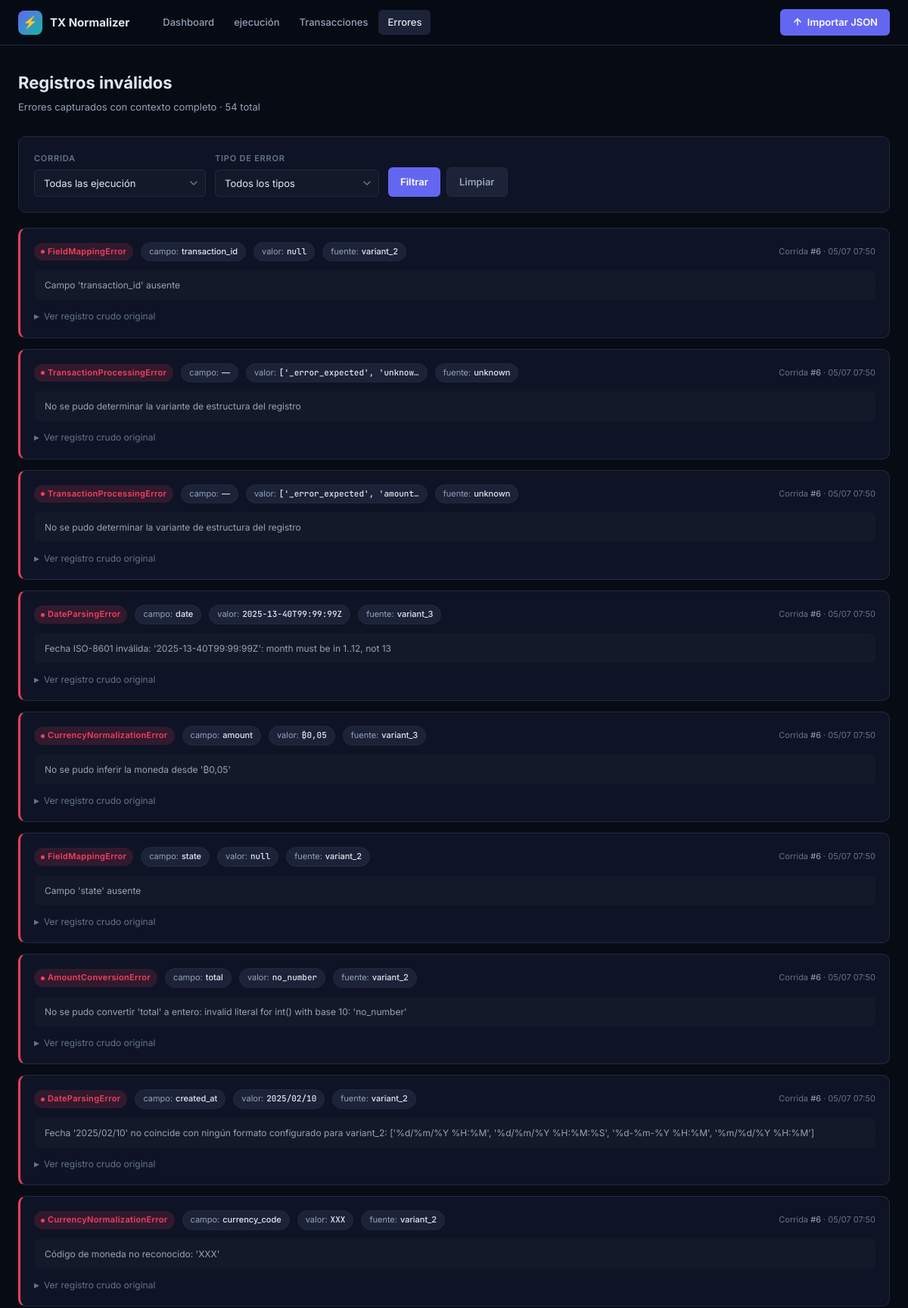
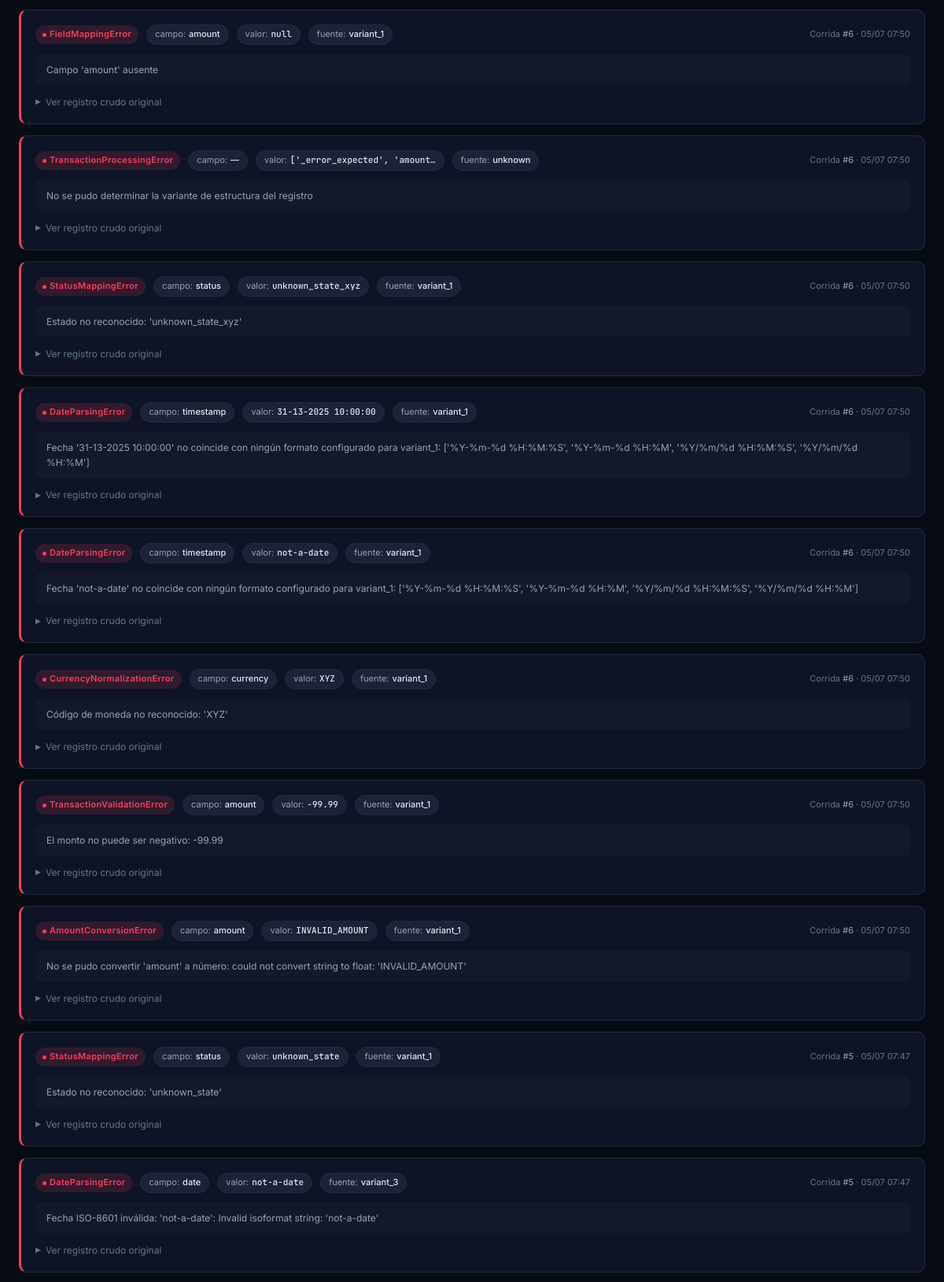
The app's page /errors/ (upper part) with its own data (2 pictures, top to bottom).
### transactions/models.py (models this page shows, shortened)
class ValidationErrorLog(models.Model):
    run = models.ForeignKey(ProcessingRun, related_name="errors", on_delete=models.CASCADE)
    source = models.CharField(max_length=50)
    error_type = models.CharField(max_length=100, db_index=True)
    field = models.CharField(max_length=100, null=True, blank=True)
    value = models.TextField(null=True, blank=True)
    reason = models.TextField()
    raw_record = models.JSONField()
    created_at = models.DateTimeField(auto_now_add=True)
    class Meta:
        ordering = ["-created_at"]

class ProcessingRun(models.Model):
    created_at = models.DateTimeField(auto_now_add=True)
    source_label = models.CharField(max_length=255, default="sample_data/transactions.json")
    total_processed = models.PositiveIntegerField(default=0)
    total_valid = models.PositiveIntegerField(default=0)
    total_invalid = models.PositiveIntegerField(default=0)
    status_counts = models.JSONField(default=dict)
    currency_totals = models.JSONField(default=dict)
    error_type_counts = models.JSONField(default=dict)
    source_counts = models.JSONField(default=dict)
    class Meta:
        ordering = ["-created_at"]

### transactions/views.py (the view)
# urls.py: path("errors/", views.error_list, name="error_list"),
@require_GET
def error_list(request):
    run_id = request.GET.get("run")
    qs = ValidationErrorLog.objects.select_related("run").all()
    if run_id:
        qs = qs.filter(run_id=run_id)
    error_type_filter = request.GET.get("error_type", "")
    if error_type_filter:
        qs = qs.filter(error_type=error_type_filter)
    paginator = Paginator(qs, 20)
    page_obj = paginator.get_page(request.GET.get("page", 1))
    error_types = ValidationErrorLog.objects.values_list("error_type", flat=True).distinct()
    runs = ProcessingRun.objects.all()
    context = {
        "page_obj": page_obj,
        "error_types": list(error_types),
        "runs": runs,
        "selected_run": run_id or "",
        "selected_error_type": error_type_filter,
    }
    return render(request, "transactions/error_list.html", context)

### transactions/templates/transactions/error_list.html (shortened to what this page needs)
{% extends "transactions/base.html" %}
{% block content %}
<div class="page">
<div class="page-header">
  <div>
    <h1 class="page-title">Registros inválidos</h1>
    <p class="page-subtitle">Errores capturados con contexto completo · {{ page_obj.paginator.count }} total</p>
  </div>
</div>
<div class="card" style="margin-bottom:20px">
  <form class="form-row" method="get">
    <div class="form-group">
      <label class="form-label">Corrida</label>
      <select name="run" class="form-select">
        <option value="">Todas las ejecución</option>
      </select>
    </div>
    <div class="form-group">
      <label class="form-label">Tipo de error</label>
      <select name="error_type" class="form-select">
        <option value="">Todos los tipos</option>
      </select>
    </div>
    <div style="display:flex;gap:8px;align-self:flex-end">
      <button type="submit" class="btn btn-primary">Filtrar</button>
      <a href="{% url 'error_list' %}" class="btn btn-secondary">Limpiar</a>
    </div>
  </form>
</div>
{% if page_obj.object_list %}
{% for err in page_obj %}
<div class="error-card">
  <div class="error-header">
    <span class="badge badge-failed">{{ err.error_type }}</span>
    <span class="pill">campo: <strong>{{ err.field|default:"—" }}</strong></span>
    <span class="pill">valor: <strong style="font-family:var(--mono)">{{ err.value|default:"null"|truncatechars:28 }}</strong></span>
    <span class="pill">fuente: <strong>{{ err.source }}</strong></span>
    <span style="margin-left:auto;font-size:11px;color:var(--text3);flex-shrink:0">
      Corrida <a href="{% url 'run_detail' err.run.pk %}" style="color:var(--text2)">#{{ err.run.pk }}</a>
      · {{ err.created_at|date:"d/m H:i" }}
    </span>
  </div>
  <div class="error-reason">{{ err.reason }}</div>
  <details class="error-raw">
    <summary>Ver registro crudo original</summary>
  </details>
</div>
{% endfor %}
{% endif %}
</div>
{% endblock %}

### transactions/templates/transactions/base.html (style rules this page uses)
*,*::before,*::after { box-sizing:border-box;margin:0;padding:0 }
:root { --bg:#070B14;--surface:#0E1425;--surface2:#141929;--surface3:#1C2338; --border:#232A40;--border2:#2D3555; --accent:#6366F1;--accent-hover:#4F52D8;--accent-glow:rgba(99,102,241,.25); --teal:#14B8A6;--teal-dim:rgba(20,184,166,.15); --rose:#F43F5E;--rose-dim:rgba(244,63,94,.15); --amber:#F59E0B;--amber-dim:rgba(245,158,11,.15); --green:#10B981;--green-dim:rgba(16,185,129,.15); --text:#E2E8F0;--text2:#94A3B8;--text3:#64748B; --mono:'JetBrains Mono',monospace; --radius:10px;--radius-sm:6px;--radius-lg:16px; --shadow:0 4px 24px rgba(0,0,0,.4); --shadow-sm:0 2px 8px rgba(0,0,0,.3); --transition:.18s ease; }
html { scroll-behavior:smooth }
body { background:var(--bg);color:var(--text);font-family:'Inter',system-ui,sans-serif;font-size:14px;line-height:1.6;min-height:100vh;-webkit-font-smoothing:antialiased }
a { color:var(--accent);text-decoration:none;transition:color var(--transition) }
button,input,select,textarea { font-family:inherit;font-size:inherit }
.page { max-width:1280px;margin:0 auto;padding:32px 24px }
.page-header { display:flex;align-items:flex-start;justify-content:space-between;gap:16px;margin-bottom:28px;flex-wrap:wrap }
.page-title { font-size:22px;font-weight:700;color:var(--text) }
.page-subtitle { font-size:13px;color:var(--text2);margin-top:4px }
.card { background:var(--surface);border:1px solid var(--border);border-radius:var(--radius);padding:20px }
.btn { display:inline-flex;align-items:center;gap:7px;padding:8px 16px; border-radius:var(--radius-sm);border:none;font-size:13px;font-weight:600; cursor:pointer;transition:all var(--transition);white-space:nowrap; text-decoration:none; }
.btn-primary { background:var(--accent);color:#fff;box-shadow:0 0 0 0 var(--accent-glow) }
.btn-secondary { background:var(--surface3);color:var(--text2);border:1px solid var(--border) }
.badge { display:inline-flex;align-items:center;gap:4px;padding:3px 9px;border-radius:99px;font-size:11px;font-weight:600;letter-spacing:.03em }
.badge::before { content:'';width:5px;height:5px;border-radius:50%;background:currentColor;flex-shrink:0 }
.badge-failed { background:var(--rose-dim);color:var(--rose) }
.form-row { display:flex;flex-wrap:wrap;gap:12px;align-items:flex-end }
.form-group { display:flex;flex-direction:column;gap:5px;min-width:130px }
.form-label { font-size:11px;font-weight:600;color:var(--text3);text-transform:uppercase;letter-spacing:.07em }
.form-input,.form-select { background:var(--surface2);border:1px solid var(--border);color:var(--text); padding:8px 12px;border-radius:var(--radius-sm);font-size:13px; outline:none;transition:border-color var(--transition),box-shadow var(--transition); appearance:none;-webkit-appearance:none; }
.form-select { background-repeat:no-repeat;background-position:right 10px center;padding-right:30px;cursor:pointer }
.error-card { background:var(--surface);border:1px solid var(--border);border-left:3px solid var(--rose);border-radius:var(--radius);padding:18px;margin-bottom:14px;transition:border-color var(--transition) }
.error-header { display:flex;gap:10px;align-items:center;flex-wrap:wrap;margin-bottom:12px }
.error-reason { background:var(--surface2);border-radius:var(--radius-sm);padding:10px 14px;font-size:12px;color:var(--text2);line-height:1.6;margin-bottom:10px }
.error-raw { margin-top:12px }
.error-raw summary { cursor:pointer;font-size:12px;color:var(--text3);user-select:none;list-style:none;display:flex;align-items:center;gap:6px }
.error-raw summary::before { content:'▶';font-size:9px;transition:transform .15s }
.pill { display:inline-flex;align-items:center;gap:4px;padding:3px 10px;border-radius:99px;font-size:11px;background:var(--surface3);color:var(--text2);border:1px solid var(--border) }
.pill strong { color:var(--text);font-weight:500 }

### records on screen
ValidationErrorLog: error_type "FieldMappingError", field "transaction_id", value "null", source "variant_2", run.pk "6", created_at "05/07 07:50", reason "Campo 'transaction_id' ausente"
ValidationErrorLog: error_type "TransactionProcessingError", field "—", value "['_error_expected', 'unknow…", source "unknown", run.pk "6", created_at "05/07 07:50", reason "No se pudo determinar la variante de estructura del registro"
ValidationErrorLog: error_type "TransactionProcessingError", field "—", value "['_error_expected', 'amount…", source "unknown", run.pk "6", created_at "05/07 07:50", reason "No se pudo determinar la variante de estructura del registro"
ValidationErrorLog: error_type "DateParsingError", field "date", value "2025-13-40T99:99:99Z", source "variant_3", run.pk "6", created_at "05/07 07:50", reason "Fecha ISO-8601 inválida: '2025-13-40T99:99:99Z': month must be in 1..12, not 13"
ValidationErrorLog: error_type "CurrencyNormalizationError", field "amount", value "₿0,05", source "variant_3", run.pk "6", created_at "05/07 07:50", reason "No se pudo inferir la moneda desde '₿0,05'"
ValidationErrorLog: error_type "FieldMappingError", field "state", value "null", source "variant_2", run.pk "6", created_at "05/07 07:50", reason "Campo 'state' ausente"
ValidationErrorLog: error_type "AmountConversionError", field "total", value "no_number", source "variant_2", run.pk "6", created_at "05/07 07:50", reason "No se pudo convertir 'total' a entero: invalid literal for int() with base 10: 'no_number'"
ValidationErrorLog: error_type "DateParsingError", field "created_at", value "2025/02/10", source "variant_2", run.pk "6", created_at "05/07 07:50", reason "Fecha '2025/02/10' no coincide con ningún formato configurado para variant_2: ['%d/%m/%Y %H:%M', '%d/%m/%Y %H:%M:%S', '%d-%m-%Y %H:%M', '%m/%d/%Y %H:%M']"
ValidationErrorLog: error_type "CurrencyNormalizationError", field "currency_code", value "XXX", source "variant_2", run.pk "6", created_at "05/07 07:50", reason "Código de moneda no reconocido: 'XXX'"
ValidationErrorLog: error_type "FieldMappingError", field "amount", value "null", source "variant_1", run.pk "6", created_at "05/07 07:50", reason "Campo 'amount' ausente"
ValidationErrorLog: error_type "TransactionProcessingError", field "—", value "['_error_expected', 'amount…", source "unknown", run.pk "6", created_at "05/07 07:50", reason "No se pudo determinar la variante de estructura del registro"
ValidationErrorLog: error_type "StatusMappingError", field "status", value "unknown_state_xyz", source "variant_1", run.pk "6", created_at "05/07 07:50", reason "Estado no reconocido: 'unknown_state_xyz'"
ValidationErrorLog: error_type "DateParsingError", field "timestamp", value "31-13-2025 10:00:00", source "variant_1", run.pk "6", created_at "05/07 07:50", reason "Fecha '31-13-2025 10:00:00' no coincide con ningún formato configurado para variant_1: ['%Y-%m-%d %H:%M:%S', '%Y-%m-%d %H:%M', '%Y/%m/%d %H:%M:%S', '%Y/%m/%d %H:%M']"
ValidationErrorLog: error_type "DateParsingError", field "timestamp", value "not-a-date", source "variant_1", run.pk "6", created_at "05/07 07:50", reason "Fecha 'not-a-date' no coincide con ningún formato configurado para variant_1: ['%Y-%m-%d %H:%M:%S', '%Y-%m-%d %H:%M', '%Y/%m/%d %H:%M:%S', '%Y/%m/%d %H:%M']"
ValidationErrorLog: error_type "CurrencyNormalizationError", field "currency", value "XYZ", source "variant_1", run.pk "6", created_at "05/07 07:50", reason "Código de moneda no reconocido: 'XYZ'"
ValidationErrorLog: error_type "TransactionValidationError", field "amount", value "-99.99", source "variant_1", run.pk "6", created_at "05/07 07:50", reason "El monto no puede ser negativo: -99.99"
ValidationErrorLog: error_type "AmountConversionError", field "amount", value "INVALID_AMOUNT", source "variant_1", run.pk "6", created_at "05/07 07:50", reason "No se pudo convertir 'amount' a número: could not convert string to float: 'INVALID_AMOUNT'"
ValidationErrorLog: error_type "StatusMappingError", field "status", value "unknown_state", source "variant_1", run.pk "5", created_at "05/07 07:47", reason "Estado no reconocido: 'unknown_state'"
ValidationErrorLog: error_type "DateParsingError", field "date", value "not-a-date", source "variant_3", run.pk "5", created_at "05/07 07:47", reason "Fecha ISO-8601 inválida: 'not-a-date': Invalid isoformat string: 'not-a-date'"

### other values on screen
{{ page_obj.paginator.count }} "54"
